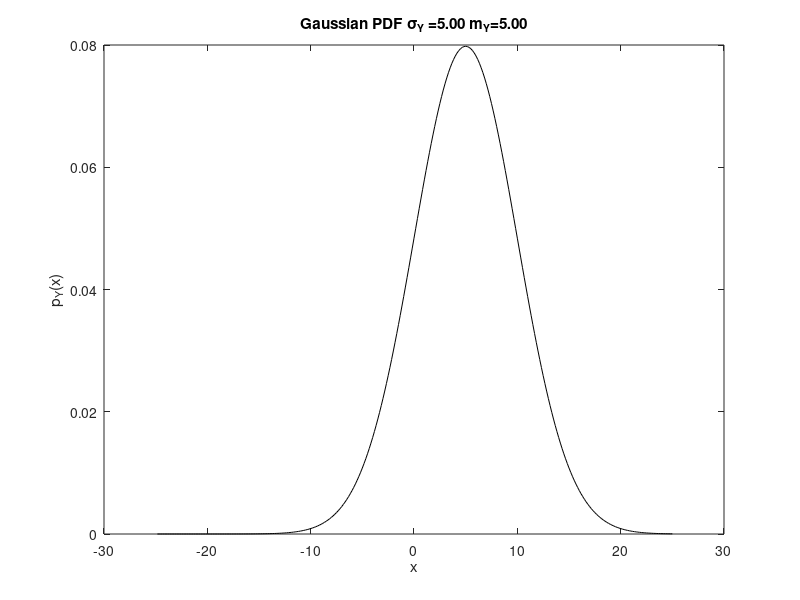
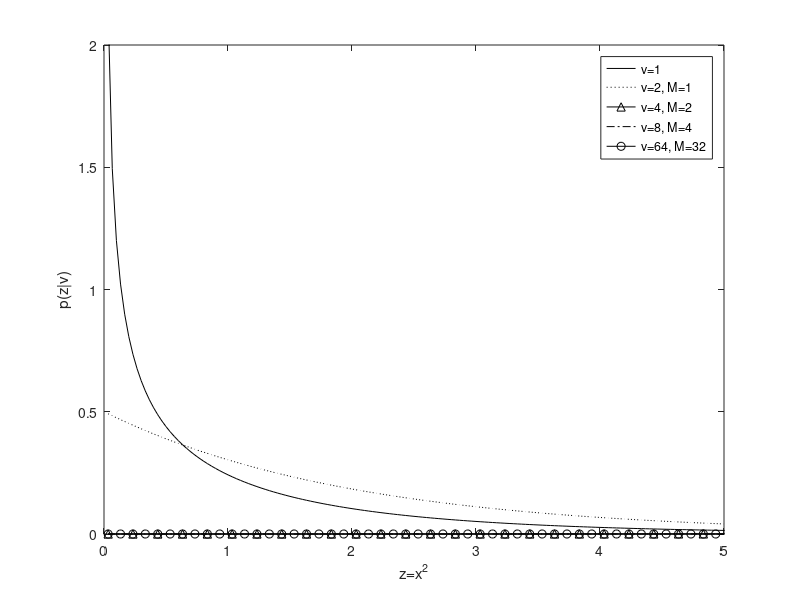
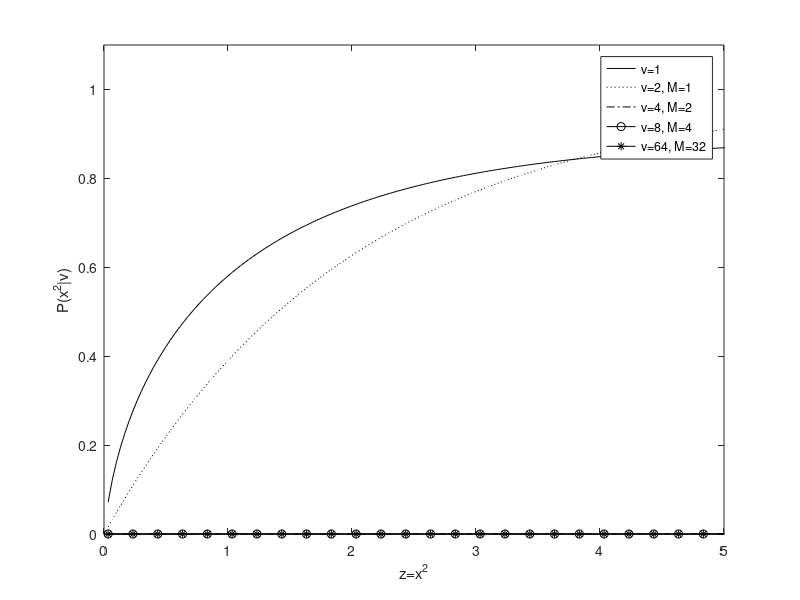
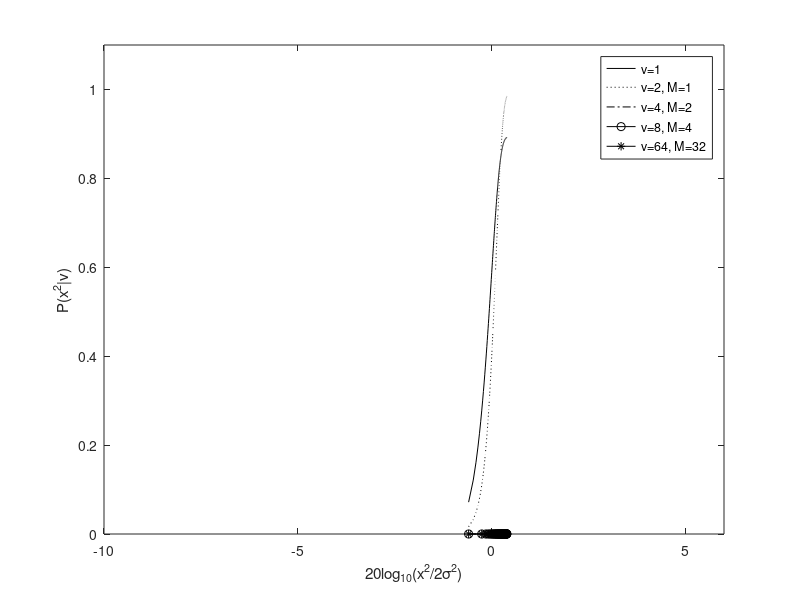

Write MATLAB code to recreate these figures, in order.
m=input('mean? ');
sig=input('sigma? ');
sigsq=sig.^2;

npts=300;
nsig=5;
n=1:npts;
x=2.*nsig.*sig.*(n-npts/2)./npts;
gpdf=(1./(sig.*sqrt(2.*pi))).*exp(-.5.*((x-m).^2)./sigsq);

figure(1);
plot(x,gpdf,'k');
ylabel('p_Y(x)');
xlabel('x');
titbuf=sprintf('Gaussian PDF \\sigma_Y =%.2f m_Y=%.2f',sig,m); % note the TeX
title(titbuf);

nsig=2.*nsig;
n=1:npts;
xc=(n./npts).*nsig;
cs1=(1./sqrt(2.*pi)).*xc.^(-.5).*exp(-.5.*xc);
cs2=.5*exp(-.5.*xc);
m=4;
cs4=(m./((2.^m).*gamma(m).*(sigsq.^m))).*(m.*xc).^(m-1).*exp(-.5.*(m.*xc./sigsq));
m=8;
cs8=(m./((2.^m).*gamma(m).*(sigsq.^m))).*(m.*xc).^(m-1).*exp(-.5.*(m.*xc./sigsq));
m=64;
cs64=(m./((2.^m).*gamma(m).*(sigsq.^m))).*(m.*xc).^(m-1).*exp(-.5.*(m.*xc./sigsq));

figure(2);
plot(xc,cs1,'k');
hold on;
plot(xc,cs2,'k:');
plot(xc(1:6:npts),cs4(1:6:npts),'k-^');
plot(xc,cs8,'k-.');
plot(xc(1:3:npts),cs64(1:3:npts),'k-o');
hold off;
axis([0 5 0 2]);
ylabel('p(z|v)');
xlabel('z=x^2');
legend('v=1','v=2, M=1','v=4, M=2','v=8, M=4','v=64, M=32');

sumcs1(1)=cs1(1);
sumcs2(1)=cs2(1);
sumcs4(1)=cs4(1);
sumcs8(1)=cs8(1);
sumcs64(1)=cs64(1);
for n=2:npts,
	sumcs1(n)=sumcs1(n-1)+cs1(n);
	sumcs2(n)=sumcs2(n-1)+cs2(n);
	sumcs4(n)=sumcs4(n-1)+cs4(n);
	sumcs8(n)=sumcs8(n-1)+cs8(n);
	sumcs64(n)=sumcs64(n-1)+cs64(n);
end

sumcs1=sumcs1.*nsig/npts;
sumcs2=sumcs2.*nsig./npts;
sumcs4=sumcs4.*nsig./npts;
sumcs8=sumcs8.*nsig./npts;
sumcs64=sumcs64.*nsig./npts;

figure(3);
plot(xc,sumcs1,'k');
hold on;
plot(xc,sumcs2,'k:');
plot(xc,sumcs4,'k-.');
plot(xc(1:6:npts),sumcs8(1:6:npts),'k-o');
plot(xc(1:6:npts),sumcs64(1:6:npts),'k-*');
hold off;

ylabel('P(x^2|v)');
xlabel('z=x^2');
legend('v=1','v=2, M=1','v=4, M=2','v=8, M=4','v=64, M=32');
axis([0 5 0 1.1]);

figure(4);
xclog=20.*log10(xc)./(2.*sig^2);
plot(xclog,sumcs1,'k');
hold on;
plot(xclog,sumcs2,'k:');
plot(xclog,sumcs4,'k-.');
plot(xclog(1:6:npts),sumcs8(1:6:npts),'k-o');
plot(xclog(1:6:npts),sumcs64(1:6:npts),'k-*');
hold off;

ylabel('P(x^2|v)');
xlabel('20log_{10}(x^2/2{\sigma}^2)');
legend('v=1','v=2, M=1','v=4, M=2','v=8, M=4','v=64, M=32');
axis([-10 6 0 1.1]);
